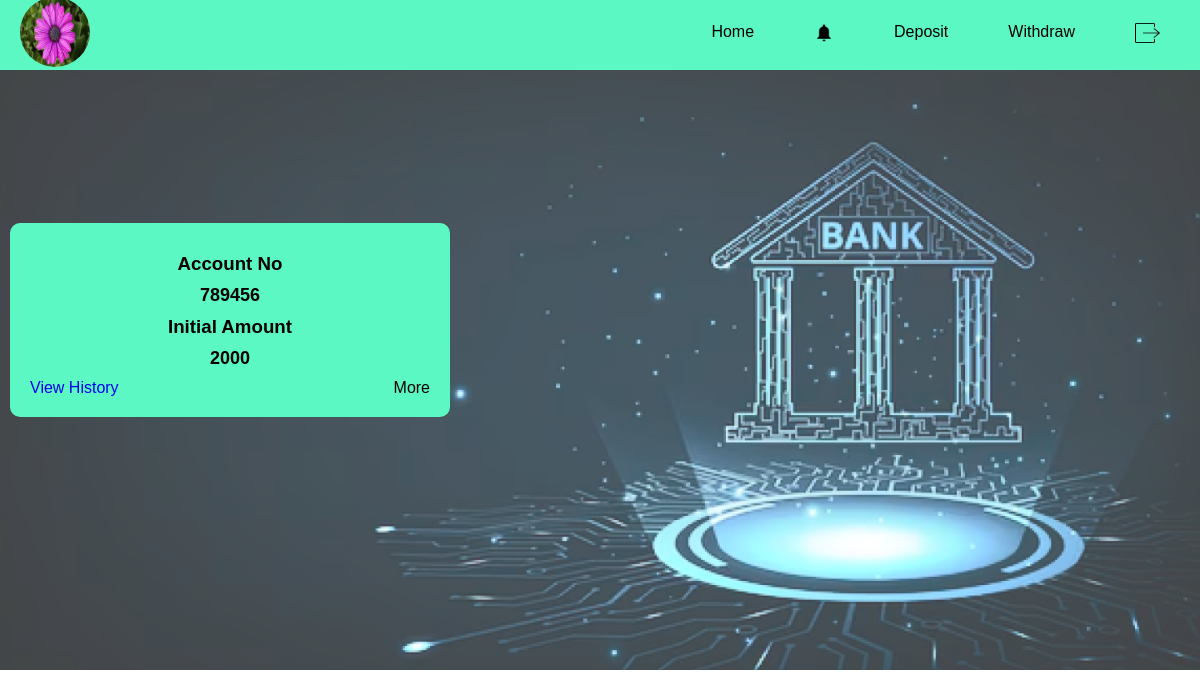
/userhome (signed in), run on an earlier commit of the app's database.
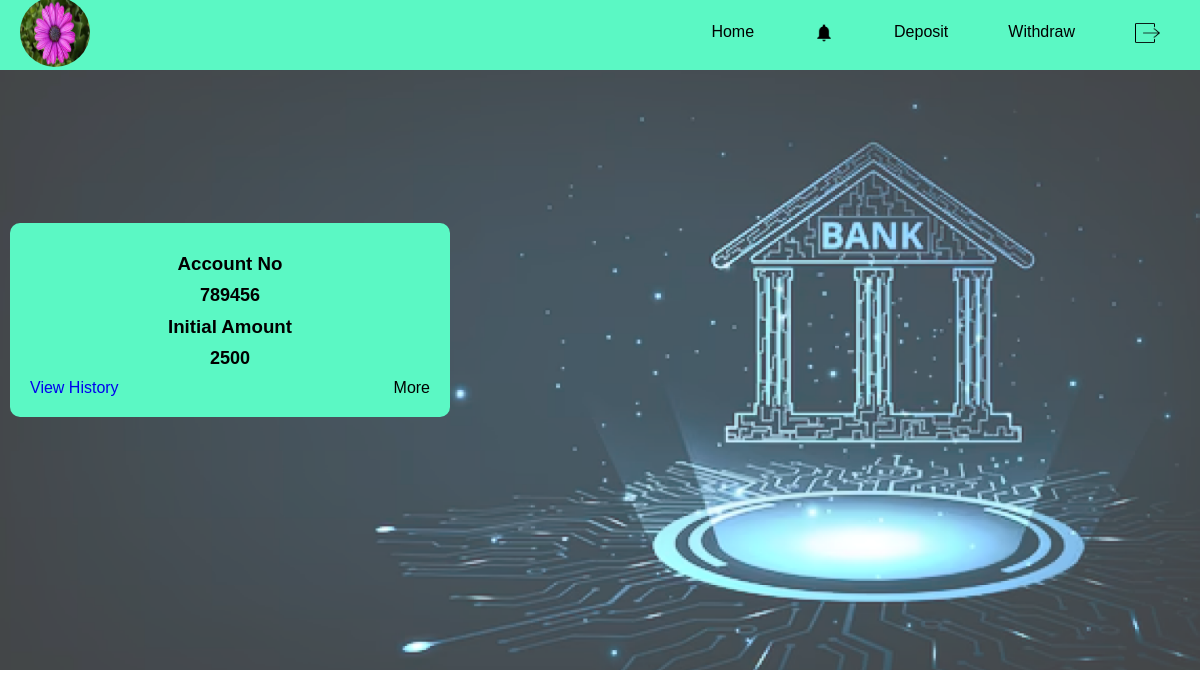
And on a later commit of the database.
### app/models.py (models this page shows, shortened)
class User(models.Model):
    user_id=models.ForeignKey(CustomUser,on_delete=models.CASCADE)
    name=models.CharField(max_length=100)
    account_no=models.IntegerField()
    image=models.FileField(upload_to='media')
    address=models.CharField(max_length=100)
    email=models.CharField(max_length=100)
    age=models.IntegerField()
    phone=models.IntegerField()
    dob=models.DateField()
    adharcard=models.IntegerField()
    pancard=models.IntegerField()
    initial_amount=models.IntegerField()

### app/views.py (the view)
# urls.py: path('userhome',views.userhome,name='userhome'),
def userhome(request):
    data=CustomUser.objects.get(id=request.user.id)
    data1=User.objects.get(user_id=data)
    return render(request,'userhome.html',{'data1':data1})

### templates/userhome.html (shortened to what this page needs)
<!DOCTYPE html>
{% load static %}
<html lang="en">
<head>
</head>
<body>
    <div class="navbar">
        <div class="logo">
            <a href="{% url 'profileview' %}">
                <img src="{{ data1.image.url }}" alt="" height="70px" width="70px" style="border-radius: 50%;">
            </a>
        </div>
        <nav>
            <ul>
                <li><a href="{% url 'userhome' %}">Home</a></li>
                <li><a href="{% url 'usernotification' %}"><img src="{% static 'img/bell.png' %}" alt="" height="20px" width="20px"></a></li>
                <li><a href="{% url 'deposit' %}">Deposit</a></li>
                <li><a href="{% url 'withdrow' %}">Withdraw</a></li>
                <li><a href="{% url 'logout' %}"><img src="{% static 'img/logout.png' %}" alt="" height="20px" width="25px"></a></li>
            </ul>
        </nav>
    </div>
{% block content %}
    <div class="container">
        <div class="main">
            <h3>Account No</h3>
            <p>{{data1.account_no}}</p>
            <h3>Initial Amount</h3>
            <p>{{data1.initial_amount}}</p>
            <div style="display: flex; justify-content: space-between;">
                <a href="{% url 'history' %}" style="text-decoration: none;">View History</a>
                <a href="more" style="text-decoration: none; color: black;">More</a>
            </div>
        </div>
{% endblock %}
    </div>
</body>
</html>

What changed in the data, as far as the page shows it:
changed User: initial_amount "2000" → "2500"
